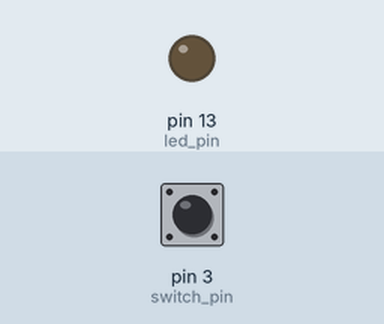
Simulated run of this sketch. Board: Arduino Uno, built with avr-gcc and run on an emulated ATmega328P. Parts: output pins drawn as LEDs (lit = HIGH). The test bench sets the inputs (shaded band); at power-on: pin 3 (switch_pin) LOW.

Above: at 1.2 s.
1.3 s: pin 3 (switch_pin) pulled HIGH for 0.15 s
At 1.37 s:
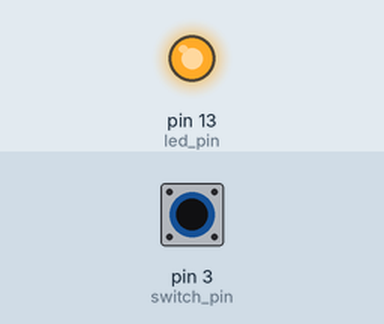
2.9 s: pin 3 (switch_pin) pulled HIGH for 3.2 s
At 7.4 s:
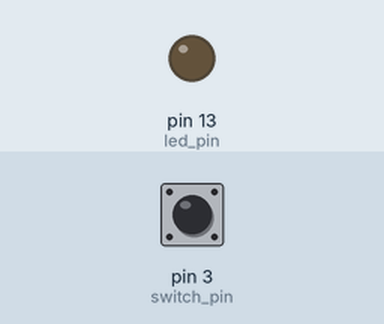
Timing chart, 0 to 8.9 s (numbered marks = the images above; inputs shaded):
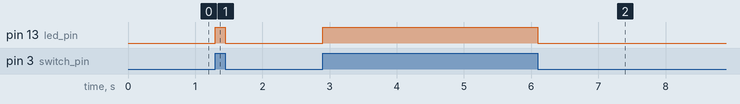

The sketch:

Tilt-Sensor.ino
```cpp
//Der Tilt-Sensor kann auf Kipp-Bewegungen reagieren, also erkennen, ob er sich in gerader oder Schieflage befindet

int led_pin = 13; // Define the LED interface
int switch_pin = 3; // Definition of mercury tilt switch sensor interface
int val; // Defines a numeric variable

void setup()
{
  pinMode(led_pin, OUTPUT);
  pinMode(switch_pin, INPUT);
}

void loop()
{

  //wenn der Schalter angeht, geht die LED an

  val = digitalRead(switch_pin); // check mercury switch state
  if(val == HIGH)
  {
    digitalWrite(led_pin, HIGH);
  }
  else
  {
    digitalWrite(led_pin, LOW);
  }
}
```

Measured:
- after the input at 1.3 s, pin 13 (led_pin): LOW → HIGH at once, → LOW 0.15 s later
- after the input at 2.9 s, pin 13 (led_pin): LOW → HIGH at once, → LOW 3.2 s later
